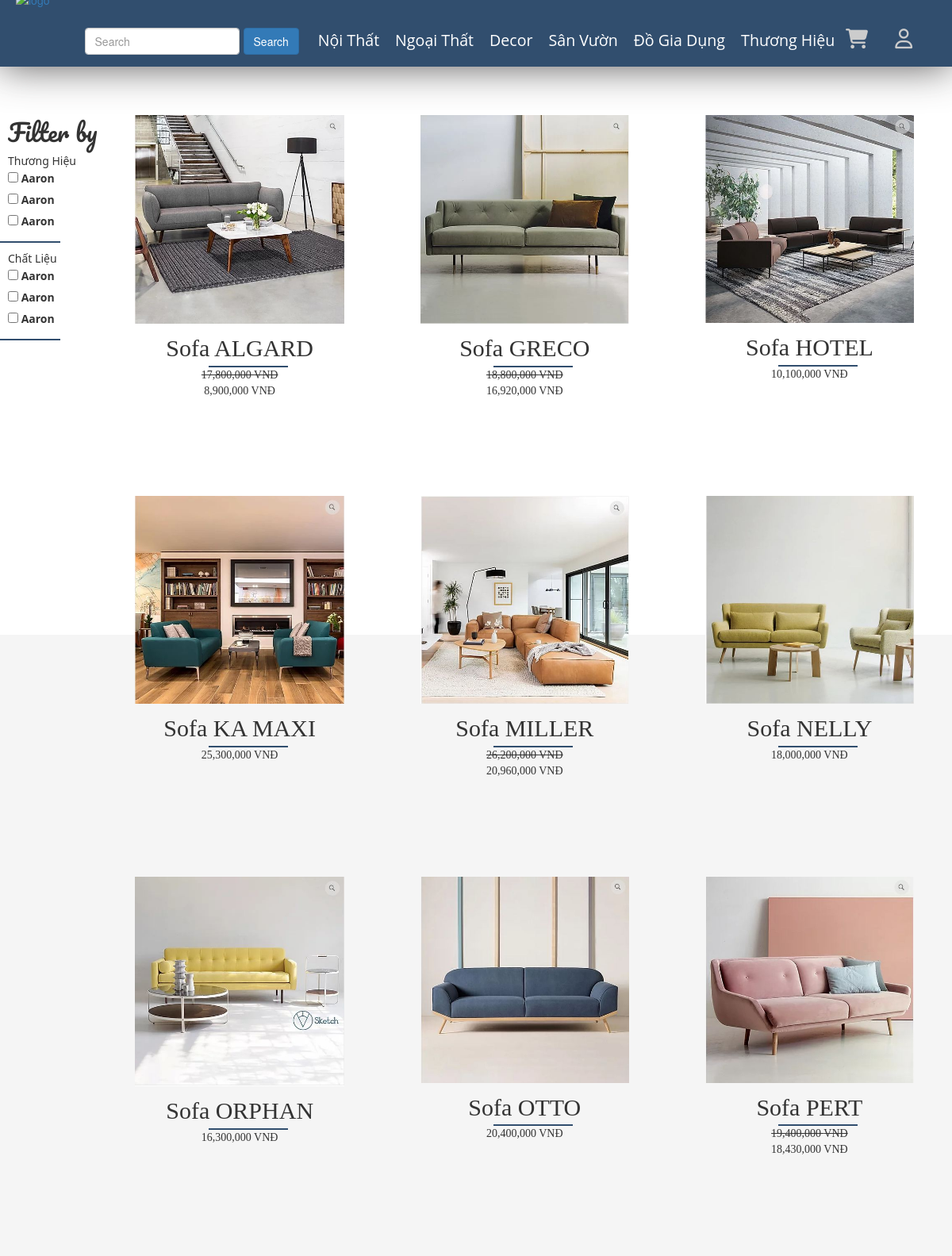
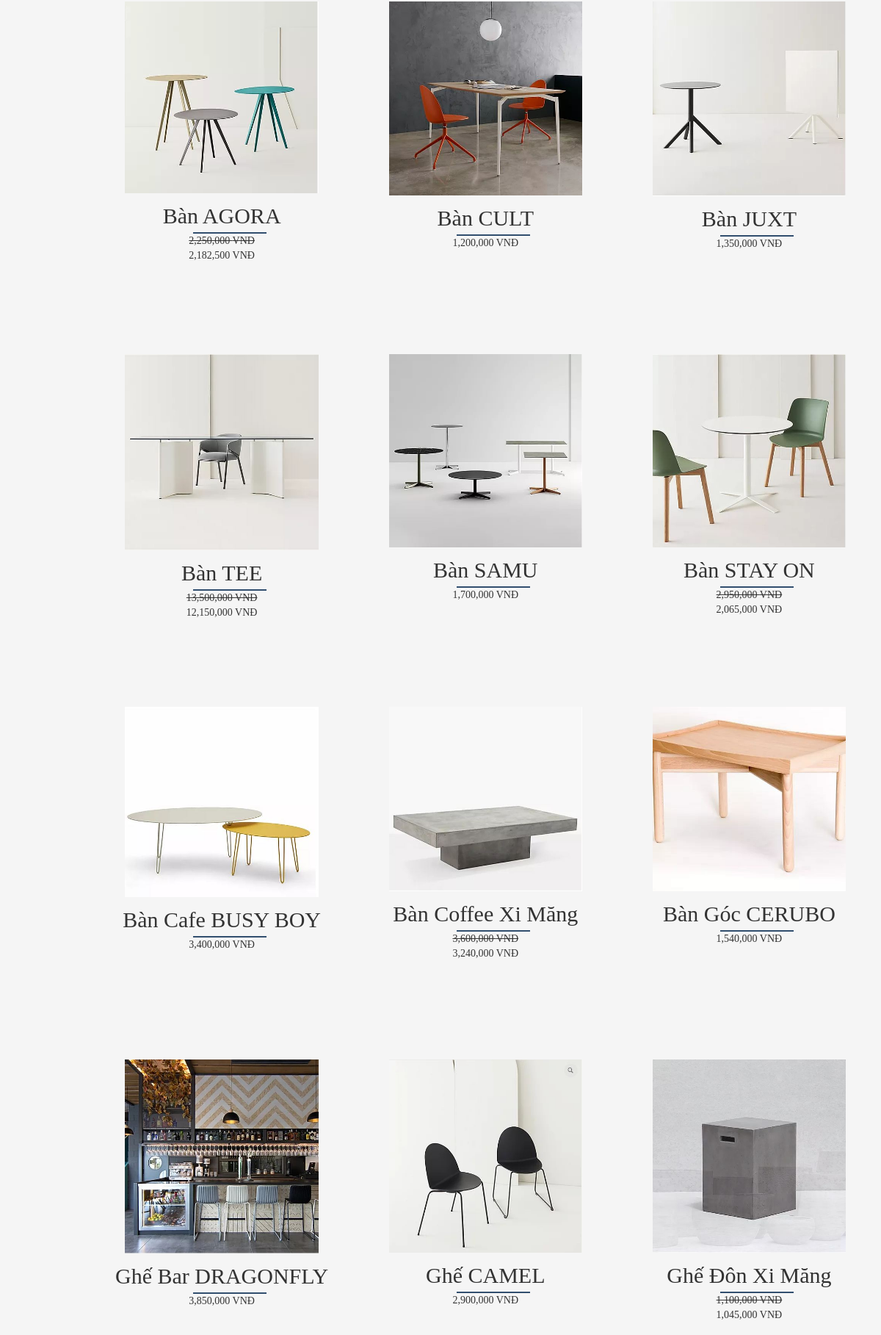
The app's page /public/pages/show-row.php (upper part) with its own data (2 pictures, top to bottom).
### tables this page shows
CREATE TABLE `category` (
  `id` int(11) NOT NULL,
  `name` varchar(100) DEFAULT NULL,
  `slug` varchar(100) DEFAULT NULL,
  `images` varchar(100) DEFAULT NULL,
  `banner` varchar(100) DEFAULT NULL,
  `home` tinyint(100) DEFAULT 0,
  `status` tinyint(4) DEFAULT 0,
  `created_at` timestamp NOT NULL DEFAULT current_timestamp(),
  `updated` timestamp NOT NULL DEFAULT current_timestamp() ON UPDATE current_timestamp()
);

CREATE TABLE `product` (
  `id` int(11) NOT NULL,
  `name` varchar(100) DEFAULT NULL,
  `slug` varchar(100) DEFAULT NULL,
  `soluong` int(11) NOT NULL DEFAULT 1,
  `gia` int(11) DEFAULT NULL,
  `sale` tinyint(4) DEFAULT 0,
  `avatar` varchar(100) DEFAULT NULL,
  `category` int(50) NOT NULL,
  `type` int(50) NOT NULL,
  `content` text DEFAULT NULL,
  `head` int(11) NOT NULL DEFAULT 0,
  `view` int(11) DEFAULT 0,
  `hot` tinyint(4) DEFAULT 0,
  `created_at` timestamp NULL DEFAULT NULL,
  `updata_up` timestamp NULL DEFAULT NULL ON UPDATE current_timestamp()
);

### libraries/Database.php (called while the page is built, shortened)
<?php
class DataProvider
{
	public static function ExecuteQuery($sql)
	{
		try{
			$connection = mysqli_connect("localhost","root","", "webnoithat");
			mysqli_query($connection, "set names 'utf8'");
			$result = mysqli_query($connection, $sql);
			return $result;
		}catch(Exception $ex)
		{
			return null;
		}
    }
}
?>

### public/pages/show-row.php (the view, shortened to what this page needs)
<?php
require_once __DIR__ . "/../../layouts/header.php";
?>
<element class="container">
    <div class="left_nav">
        <h2 class="title-nav"> Filter by </h2>
        <ul class="content_left_nav"> Thương Hiệu
            <li>
                <label>
                    <input type="checkbox"></input>
                    Aaron
                </label>
            </li>
            <li>
                <label>
                    <input type="checkbox"></input>
                    Aaron
                </label>
            </li>
            <li>
                <label>
                    <input type="checkbox"></input>
                    Aaron
                </label>
            </li>
        </ul>
        <ul class="content_left_nav"> Chất Liệu
            <li>
                <label>
                    <input type="checkbox"></input>
                    Aaron
                </label>
            </li>
            <li>
                <label>
                    <input type="checkbox"></input>
                    Aaron
                </label>
            </li>
            <li>
                <label>
                    <input type="checkbox"></input>
                    Aaron
                </label>
            </li>
        </ul>
    </div>
    <div class="san_pham row">
        <?php
        if ( isset ($type10)  && $search != "")
        {
            $type11 = DataProvider::ExecuteQuery("$query");
            while ($row = mysqli_fetch_array($type11)  ) {
                $giagoc=number_format($row['gia'],0);
                  if ($row['sale'] <= 0){
                  $chuoi = <<< EOD
                                  <div class="khung_san_pham col-4">
                                  <div class="Hinh_anhsp">
                                      <a href=" xem-hang.php?id= {$row['id']}"><img src="/DoAnWeb2020/admin/modules/product/img_product/{$row['avatar']}"  alt="poto"></a>
                                  </div>
                                  <div class="ten_sp">
                                      <p> {$row['name']}</p>
                                  </div>
                                  <div class="gia_sp">
                                  <p>   $giagoc VNĐ </p>
                                  </div>
                                  </div>
                              EOD;
                  echo $chuoi;
                }
              else {
                  $gia= number_format($row['gia']-$row['gia']*$row['sale']/100,0);
                  $chuoi = <<< EOD
                                  <div class="khung_san_pham col-4">
                                  <div class="Hinh_anhsp">
                                      <a href=" xem-hang.php?id= {$row['id']}"><img src="/DoAnWeb2020/admin/modules/product/img_product/{$row['avatar']}"  alt="poto"></a>
                                  </div>
                                  <div class="ten_sp">
                                      <p> {$row['name']}</p>
                                  </div>
                                  <div class="gia_sp">
                                  <strike>  $giagoc VNĐ </strike>
                                  <p>  $gia  VNĐ</p>
                                  </div>
                                  </div>
                              EOD;
                  echo $chuoi;
              }
            }
        }
        else {
            try {
                $sql = "SELECT * FROM `product`";
                $result = DataProvider::ExecuteQuery($sql);
                while ($row = mysqli_fetch_array($result)) {
                  $giagoc=number_format($row['gia'],0);
                    if ($row['sale'] <= 0){
                    $chuoi = <<< EOD
                                    <div class="khung_san_pham col-4">
                                    <div class="Hinh_anhsp">
                                        <a href=" xem-hang.php?id= {$row['id']}"><img src="/DoAnWeb2020/admin/modules/product/img_product/{$row['avatar']}"  alt="poto"></a>
                                    </div>
                                    <div class="ten_sp">
                                        <p> {$row['name']}</p>
                                    </div>
                                    <div class="gia_sp">
                                    <p>   $giagoc VNĐ </p>
                                    </div>
                                    </div>
                                EOD;
                    echo $chuoi;
                }
                else {
                    $gia= number_format($row['gia']-$row['gia']*$row['sale']/100,0);
                    $chuoi = <<< EOD
                                    <div class="khung_san_pham col-4">
                                    <div class="Hinh_anhsp">
                                        <a href=" xem-hang.php?id= {$row['id']}"><img src="/DoAnWeb2020/admin/modules/product/img_product/{$row['avatar']}"  alt="poto"></a>
                                    </div>
                                    <div class="ten_sp">
                                        <p> {$row['name']}</p>
                                    </div>
                                    <div class="gia_sp">
                                    <strike>  $giagoc VNĐ </strike>
                                    <p>  $gia  VNĐ</p>
                                    </div>
                                    </div>
                                EOD;
                    echo $chuoi;
                }
            }
            } catch (Exception $ex) {
                echo "Không thể mở CSDL";
            }
        }
        ?>
    </div>
</element>
<?php require_once __DIR__ . "/../../layouts/footer.php" ?>

### layouts/header.php (shortened to what this page needs)
<!DOCTYPE html>
<html>
<head>
    <link rel="stylesheet" href="/redirect?Id=CvmsVv9asuSiOaRBBz9urpS909ixNzNqI37%2b8O1yQr4%3d">
    <link rel="stylesheet" type="text/css" href="../vendors/fonts/css/fontawesome.css">
    <link rel="stylesheet" type="text/css" href="../resources/css/styles.css">
    <link rel="stylesheet" href="../vendors/css/bootstrap.css">
    <link rel="stylesheet" href="../resources/css/queries.css">
    <link rel="stylesheet" href="../vendors/css/bootstrap-grid.css">
    <link rel="stylesheet" href="css/bootstrap.min.css">
    <link rel="stylesheet" href="css/font-awesome.min.css">
    <link rel="stylesheet" href="css/owl.carousel.css">
    <link rel="stylesheet" href="css/owl.theme.css">
    <link rel="stylesheet" href="css/owl.transitions.css">
    <link rel="stylesheet" href="css/animate.css">
    <link rel="stylesheet" href="css/normalize.css">
    <link rel="stylesheet" href="css/meanmenu.min.css">
    <link rel="stylesheet" href="css/main.css">
    <link rel="stylesheet" href="css/morrisjs/morris.css">
    <link rel="stylesheet" href="css/scrollbar/jquery.mCustomScrollbar.min.css">
    <link rel="stylesheet" href="css/metisMenu/metisMenu.min.css">
    <link rel="stylesheet" href="css/metisMenu/metisMenu-vertical.css">
    <link rel="stylesheet" href="css/calendar/fullcalendar.min.css">
    <link rel="stylesheet" href="css/calendar/fullcalendar.print.min.css">
    <link rel="stylesheet" href="style.css">
    <link rel="stylesheet" href="css/responsive.css">
    <link rel="stylesheet" href="https://maxcdn.bootstrapcdn.com/bootstrap/3.3.5/css/bootstrap.min.css"><script src="https://maxcdn.bootstrapcdn.com/bootstrap/3.3.5/js/bootstrap.min.js"></script>
</head>
<body>
    <div class="sticky">
        <nav>
            <a href="../index.php"><img class="logo"
                    src="../resources/img/logoCong_ty_Co_Phan_Kien_Truc_Xay_Dung_song_phat.jpg.png" alt="logo"></a>
            <div>
            <ul class="main-nav">
              <li>
                <form class="form-inline " id="reseach" action="show-row.php" method="get">
             <input class="form-control mr-sm-2" type="search" placeholder="Search" aria-label="Search" name="search">
              <button class="btn btn-primary my-2 my-sm-0" type="submit" name="ok" value="search">Search</button>
           </form>
          </li>
                    <?php
                    $sql = "SELECT * FROM `category`";
                    $category = DataProvider::ExecuteQuery($sql);
                    while ($loai = mysqli_fetch_array($category)) {
                        $chuoi = <<< EOD
                          <li><a class="a" href="/DoAnWeb2020/public/pages/show-row.php?id={$loai['id']}">  {$loai['name']}</a>
                          <ul class="submenu">
                          EOD;
                        echo $chuoi;
                        echo " </ul>";
                    }
                    echo   "</li>";
                    ?>
                    <a class="fas fa-shopping-cart " href="gio-hang.php" id="icoi"></a>
                    <?php if (isset($_SESSION['name'])) :   ?>
                        <div class="btn-group">
                            <button type="button" class="btn btn-info dropdown-toggle" data-toggle="dropdown" aria-haspopup="true" aria-expanded="false">
                           <?php echo $_SESSION['name'] ?>
                            </button>
                            <div class="dropdown-menu">
                                <a class="dropdown-item" href="don-hang.php">Đơn hàng</a>
                                <a class="dropdown-item" href="#"></a>
                                <a class="dropdown-item" href="ho-so.php">Hồ sơ</a>
                                <div class="dropdown-divider"></div>
                                <a class="dropdown-item" href="/DoAnWeb2020/public/pages/thoat.php">Đăng xuất</a>
                            </div>
                        </div>
                    <?php else : ?>
                        <a class="far fa-user " href="login.php" id="icoi"></a>
                    <?php endif ?>
                </ul>
            </div>
        </nav>
    </div>
    <div id="SITE_HEADER-placeholder"></div>

### public/resources/css/styles.css (style rules this page uses)
* { padding: 0 px; margin: 0 px; box-sizing: border-box; }
html { font-family: "Lato", sans-serif; font-size: 20 px; color: #5a5a5a; background-color: #ffffff; text-rendering: optimizeLegibility; }
body { overflow-x: hidden; }
.logo { width: 200px; float: left; margin-left: 20px; margin-top: 10px; display: block; }
#icoi { text-decoration: none; color: #cccccc; font-size: 25px; margin-right: 30px; }
.main-nav { float: right; list-style: none; margin-right: 20px; margin-top: 40px; padding-left: 0px; z-index: 1; }
.main-nav li .a { text-decoration: none; text-align: center; color: white; font-size: 140%; font-family: "Pacifico", cursive; font-family: "Amatic SC", cursive; font-family: "Open Sans", sans-serif; transition: border-bottom 0.5s; padding: 2px 0px; }
.main-nav li { display: inline-block; margin: 5px 10px; }
.sticky { background-color: rgb(49, 78, 110); position: fixed; top: 0 px; left: 0px; z-index: 900; width: 100%; box-shadow: 0 0px 50px 0 rgba(46, 44, 44, 0.8); }
.sticky .logo { width: 200px; margin-top: -10px; padding-bottom: -80px; }
.sticky .main-nav { margin-top: 20px; }
#SITE_HEADER-placeholder { height:110px; display:block; }
.left_nav { float: left; margin-left:10px; display: block; margin-bottom: 10px; }
.title-nav { font-family: 'Pacifico', cursive; }
.content_left_nav::after { content: " "; display: block; width: 100px; height: 2px; background-color: rgb(49, 78, 110); margin-top: 10px; margin-left: -30%; }
.content_left_nav { font-family: 'Noto Sans', sans-serif; list-style: none; }
.khung_san_pham { height: 450px; position: absolute; margin: 15px 0px; }
.Hinh_anhsp>a> img { width:80%; position: relative; margin-left: 10%; }
.Hinh_anhsp { padding-bottom : 20px; position: relative; overflow:hidden; box-sizing: border-box; }
.ten_sp { font-size: 30px; position: relative; bottom: 10px; left:0px; font-family: 'Bevan', cursive; text-align: center; padding-bottom: 0px; }
.ten_sp::after { content: " "; display: block; width: 100px; height: 2px; background-color: rgb(49, 78, 110); margin-left: 38%; margin-top: -10px; }
.gia_sp { position: relative; bottom:10px; text-align: center; font-family: 'Bevan', cursive; }

### public/pages/css/main.css (style rules this page uses)
html { color: #222; font-size: 1em; line-height: 1.4; }
audio, canvas, iframe, img, svg, video { vertical-align: middle; }

### public/pages/style.css (style rules this page uses)
html, body { height: 100%; font-family: 'Play', sans-serif;font-weight:400;background:#f5f5f5; }
img { max-width:100%;height:auto }
p { margin:0 0 15px; }
h1, h2, h3, h4, h5, h6 { margin: 0 0 10px; font-weight:700; }
a { transition: all 0.3s ease 0s;text-decoration:none; }
a:visited, a:link, a:active { text-decoration: none; }
ul { list-style: outside none none; margin: 0; padding: 0 }
.form-control { background-color: #FFFFFF; background-image: none; border: 1px solid #e5e6e7; border-radius: 1px; color: inherit; display: block; padding: 6px 12px; transition: border-color 0.15s ease-in-out 0s, box-shadow 0.15s ease-in-out 0s; width: 100%; }

### records on screen
category: name "Nội Thất"
category: name "Ngoại Thất"
category: name "Decor"
category: name "Sân Vườn"
category: name "Đồ Gia Dụng"
category: name "Thương Hiệu"
product: avatar (picture), name "Sofa ALGARD", gia "17,800,000", gia "8,900,000"
product: avatar (picture), name "Sofa GRECO", gia "18,800,000", gia "16,920,000"
product: avatar (picture), name "Sofa HOTEL", gia "10,100,000"
product: avatar (picture), name "Sofa KA MAXI", gia "25,300,000"
product: avatar (picture), name "Sofa MILLER", gia "26,200,000", gia "20,960,000"
product: avatar (picture), name "Sofa NELLY", gia "18,000,000"
product: avatar (picture), name "Sofa ORPHAN", gia "16,300,000"
product: avatar (picture), name "Sofa OTTO", gia "20,400,000"
product: avatar (picture), name "Sofa PERT", gia "19,400,000", gia "18,430,000"
product: avatar (picture), name "Bàn AGORA", gia "2,250,000", gia "2,182,500"
product: avatar (picture), name "Bàn CULT", gia "1,200,000"
product: avatar (picture), name "Bàn JUXT", gia "1,350,000"
product: avatar (picture), name "Bàn TEE", gia "13,500,000", gia "12,150,000"
product: avatar (picture), name "Bàn SAMU", gia "1,700,000"
product: avatar (picture), name "Bàn STAY ON", gia "2,950,000", gia "2,065,000"
product: avatar (picture), name "Bàn Cafe BUSY BOY", gia "3,400,000"
product: avatar (picture), name "Bàn Coffee Xi Măng", gia "3,600,000", gia "3,240,000"
product: avatar (picture), name "Bàn Góc CERUBO", gia "1,540,000"
product: avatar (picture), name "Ghế Bar DRAGONFLY", gia "3,850,000"
product: avatar (picture), name "Ghế CAMEL", gia "2,900,000"
product: avatar (picture), name "Ghế Đôn Xi Măng", gia "1,100,000", gia "1,045,000"
